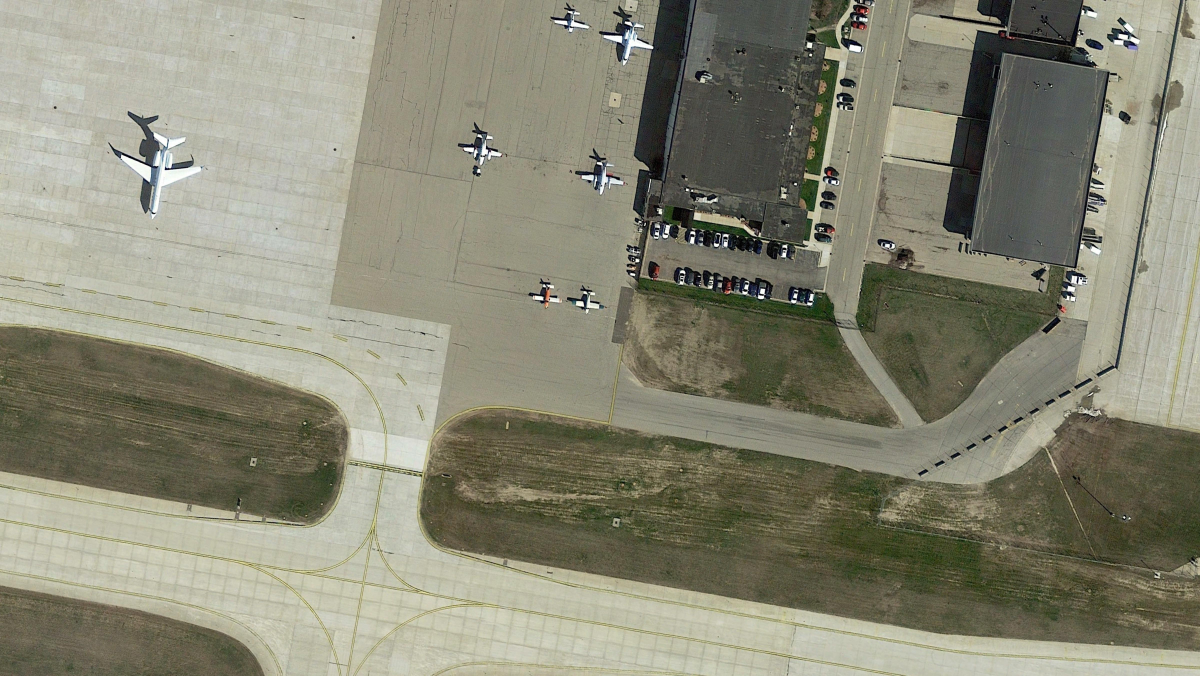
#> input picture data/images/000_set2.jpg, 4800 x 2703 px (shown at 1/4 size); its folder holds only this picture in this run
$ jupyter execute --allow-errors aircraft_detaction_algo.ipynb
#> lines starting #> are read from the running program, lines starting #| are printed output that depends on the picture
[cell 1]
import os
import cv2
import numpy as np
from sklearn.decomposition import PCA
from sklearn.svm import SVC
from sklearn.model_selection import train_test_split
import matplotlib.pyplot as plt

[cell 2]
PATCH_SIZE = 64
STEP_SIZE = 32
PCA_COMPONENTS = 50

DATA_DIR = "data"
IMAGE_DIR = "data/images"
LABEL_DIR = "data/labels"

[cell 3]
def get_box_coordinates(line, img_w, img_h):
    _, x_center, y_center, width, height = map(float, line.strip().split())
    x_center *= img_w
    y_center *= img_h
    width *= img_w
    height *= img_h
    x1 = int(x_center - width / 2)
    y1 = int(y_center - height / 2)
    x2 = int(x_center + width / 2)
    y2 = int(y_center + height / 2)
    return x1, y1, x2, y2

[cell 4]
def extract_patches(img, bboxes, positive=True, num_random=30):
    patches = []

    if positive:
        for box in bboxes:
            x1, y1, x2, y2 = box
            patch = img[y1:y2, x1:x2]
            patch = cv2.resize(patch, (PATCH_SIZE, PATCH_SIZE))
            patches.append(patch)
    else:
        h, w = img.shape[:2]
        for _ in range(num_random):
            x = np.random.randint(0, w - PATCH_SIZE)
            y = np.random.randint(0, h - PATCH_SIZE)
            overlap = False
            for bx1, by1, bx2, by2 in bboxes:
                if not (x + PATCH_SIZE < bx1 or x > bx2 or y + PATCH_SIZE < by1 or y > by2):
                    overlap = True
                    break
            if not overlap:
                patch = img[y:y+PATCH_SIZE, x:x+PATCH_SIZE]
                patches.append(patch)
    return patches

[cell 5]
def load_dataset():
    X, y = [], []
    for fname in os.listdir(IMAGE_DIR):
        if not fname.endswith(".jpg"): continue

        img_path = os.path.join(IMAGE_DIR, fname)
        label_path = os.path.join(LABEL_DIR, fname.replace(".jpg", ".txt"))
        img = cv2.imread(img_path)
#> img is the input picture: shape (2703, 4800, 3); mean B, G, R 117.5, 135.9, 136.9
        h, w = img.shape[:2]
#> h = 2703; w = 4800

        if os.path.exists(label_path):
            with open(label_path, "r") as f:
                lines = f.readlines()
            bboxes = [get_box_coordinates(line, w, h) for line in lines if line.strip()]
        else:
            bboxes = []

        pos_patches = extract_patches(img, bboxes, positive=True)
#> after the loop in extract_patches, `for box in bboxes:`: patches = []
#> pos_patches = []
        neg_patches = extract_patches(img, bboxes, positive=False)
#> the loop in extract_patches (call 2), `for _ in range(num_random):` made 30 passes
#> pass 1, in extract_patches (call 2), `patch = img[y:y+PATCH_SIZE, x:x+PATCH_SIZE]`:
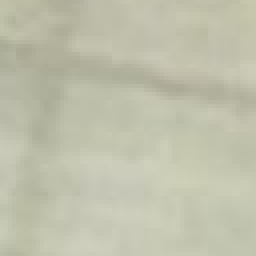
#> patch: shape (64, 64, 3) (shown 4 times larger); mean B, G, R 172, 192.5, 191.5
#> pass 2, in extract_patches (call 2), `patch = img[y:y+PATCH_SIZE, x:x+PATCH_SIZE]`:
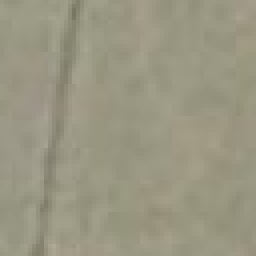
#> patch: shape (64, 64, 3) (shown 4 times larger); mean B, G, R 130.3, 151.1, 153.8
#> pass 3, in extract_patches (call 2), `patch = img[y:y+PATCH_SIZE, x:x+PATCH_SIZE]`:
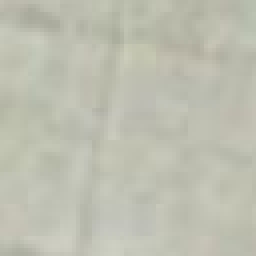
#> patch: shape (64, 64, 3) (shown 4 times larger); mean B, G, R 176.6, 190.9, 189.7
#> after the loop in extract_patches (call 2), `for _ in range(num_random):`: patches = 30 items
#> neg_patches = 30 items

        for patch in pos_patches:
            X.append(patch.flatten())
            y.append(1)
#> this loop made 0 passes
#> after the loop, X = []; y = []
        for patch in neg_patches:
            X.append(patch.flatten())
            y.append(0)
#> this loop made 30 passes
#> after the loop, X = 30 items; y = 30 values from 0 to 0

    return np.array(X), np.array(y)

[cell 6]
X, y = load_dataset()
#> y = 30 values from 0 to 0
X.shape, y.shape
#> Out = ((30, 12288), (30,))

[cell 7]
adjusted_components = min(PCA_COMPONENTS, min(X.shape[0], X.shape[1]))
#> adjusted_components = 30
print(f"PCA with n components = {adjusted_components}")
#| PCA with n components = 30
pca = PCA(n_components=adjusted_components)
X_pca = pca.fit_transform(X)
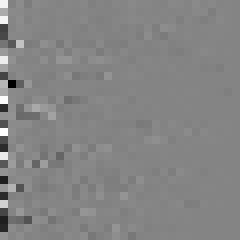
#> X_pca: shape (30, 30) float64 (shown 8 times larger); min -8181.2, max 7530.5, mean 0; drawn with min black and max white

[cell 8]
X_train, X_test, y_train, y_test = train_test_split(X_pca, y, test_size=0.2, random_state=42)
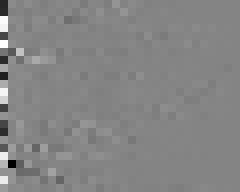
#> X_train: shape (24, 30) float64 (shown 8 times larger); min -8181.2, max 7530.5, mean 30.6; drawn with min black and max white
#> y_train = 24 values from 0 to 0; y_test = [0, 0, 0, 0, 0, 0]
svm = SVC(kernel="linear", probability=True)
#> (the rest of this cell did not finish here and is left out)

[cell 9]
def detect_aircraft(img, pca, clf, threshold=0.9):
    h, w = img.shape[:2]
    boxes = []
    for y in range(0, h - PATCH_SIZE, STEP_SIZE):
        for x in range(0, w - PATCH_SIZE, STEP_SIZE):
            patch = img[y:y+PATCH_SIZE, x:x+PATCH_SIZE]
            flat = patch.flatten().reshape(1, -1)
            flat_pca = pca.transform(flat)
            prob = clf.predict_proba(flat_pca)[0][1]
            if prob > threshold:
                boxes.append((x, y, x+PATCH_SIZE, y+PATCH_SIZE))
    return boxes

[cell 10]
def draw_boxes(img, boxes):
    for x1, y1, x2, y2 in boxes:
        cv2.rectangle(img, (x1, y1), (x2, y2), (0,255,0), 2)
    return img

[cell 11]
# test
sample_img_path = '99_set1.jpg'
sample_img = cv2.imread(sample_img_path)
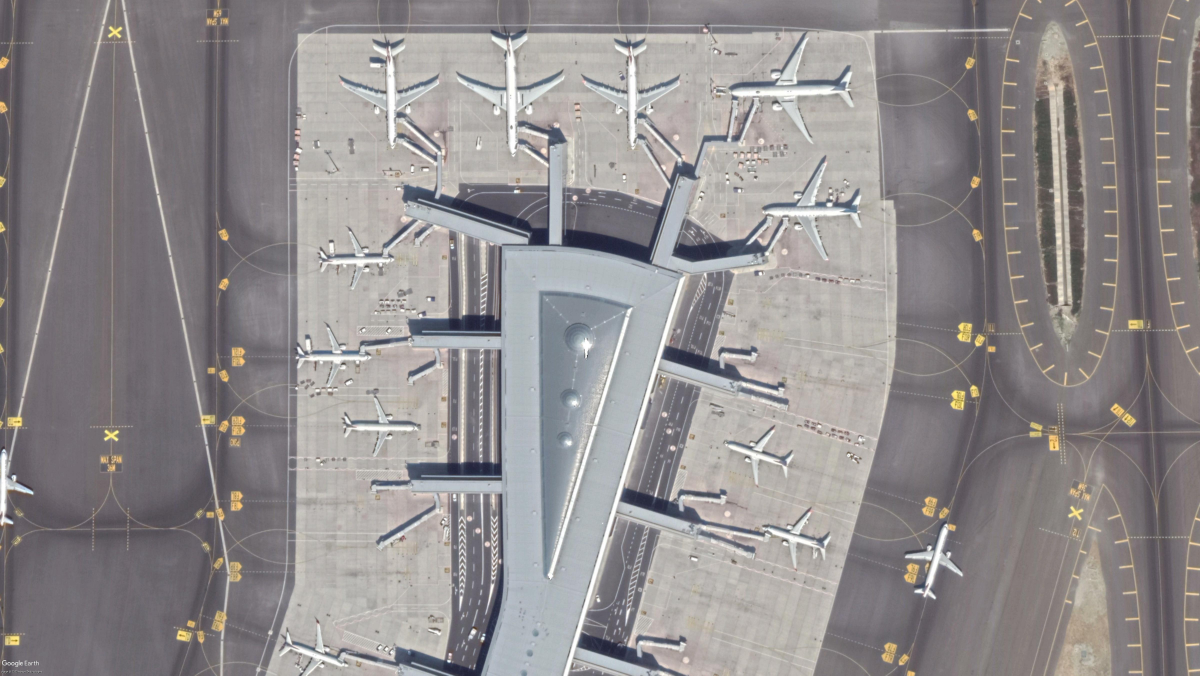
#> input picture 99_set1.jpg, 4800 x 2703 px (shown at 1/4 size)
#> sample_img is the input picture: shape (2703, 4800, 3); mean B, G, R 141, 140.1, 144.2
#> (the rest of this cell did not finish here and is left out)

#> after the loop in detect_aircraft, `for y in range(0, h - PATCH_SIZE, STEP_SIZE):`: boxes = []
result_img = draw_boxes(sample_img.copy(), boxes)

[cell 12]
plt.figure(figsize=(12, 8))
#> (the rest of this cell did not finish here and is left out)

[cell 13]
sample_img_path = 'test/Shrub_860.jpg'
sample_img = cv2.imread(sample_img_path)
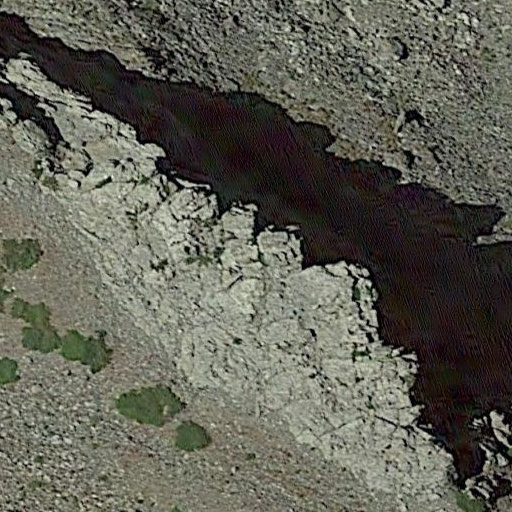
#> input picture test/Shrub_860.jpg, 512 x 512 px
#> sample_img is the input picture: shape (512, 512, 3); mean B, G, R 85.4, 96.2, 96.3
#> (the rest of this cell did not finish here and is left out)

result_img = draw_boxes(sample_img.copy(), boxes)
